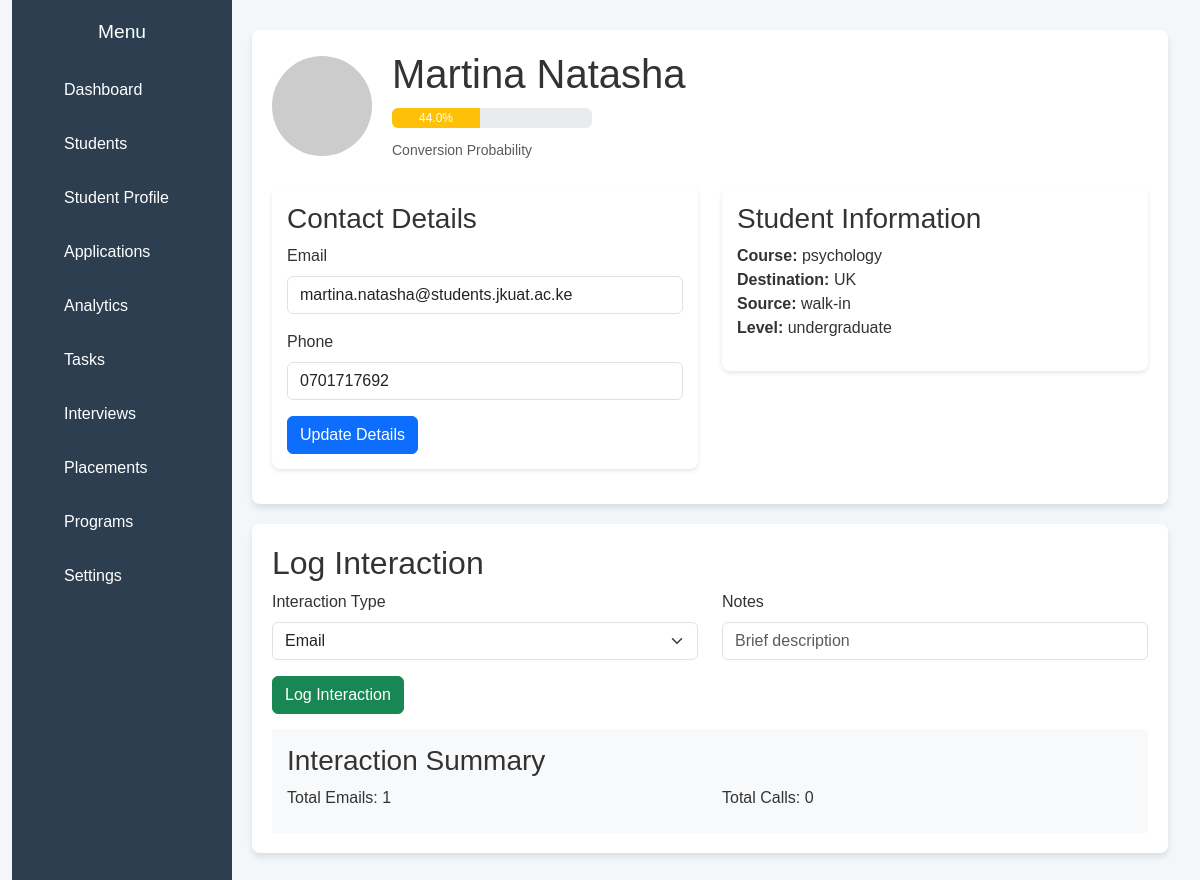
The page /student/Martina Natasha  on the database its author committed.
### tables this page shows
CREATE TABLE students (
            id INTEGER PRIMARY KEY AUTOINCREMENT,
            name TEXT NOT NULL,
            source TEXT NOT NULL,
            response TEXT NOT NULL,
            destination TEXT NOT NULL,
            course_of_study TEXT NOT NULL,
            level_of_study TEXT NOT NULL,
            email TEXT,
            phone TEXT,
            created_at DATETIME,
            conversion_probability FLOAT,
            email_responses INTEGER DEFAULT 0,
            call_responses INTEGER DEFAULT 0
        );

### app.py (the view)
@app.route("/student/<name>")
def student_profile(name):
    student = get_student_by_name(name)
    if student:
        return render_template("profile.html", student=student, page="student_profile")
    return redirect(url_for('students'))

### app.py (called while the page is built)
@app.context_processor
def utility_processor():
    def is_active_page(page):
        return 'active' if request.endpoint == page else ''
    return dict(is_active_page=is_active_page)

### database.py (called while the page is built)
def get_student_by_name(name):
    conn = sqlite3.connect(DB_PATH)
    conn.row_factory = sqlite3.Row
    c = conn.cursor()
    c.execute('SELECT * FROM students WHERE name = ?', (name,))
    student = c.fetchone()
    conn.close()
    return dict(student) if student else None

### templates/profile.html (shortened to what this page needs)
<!DOCTYPE html>
<html lang="en">
<head>
    <link href="https://cdn.jsdelivr.net/npm/bootstrap@5.3.0/dist/css/bootstrap.min.css" rel="stylesheet">
</head>
<body>
    <div class="container">
        <nav class="sidebar">
            <h2>Menu</h2>
            <ul>
              <li><a href="/">Dashboard</a></li>
              <li><a href="/students">Students</a></li>
              <li><a href="/profile">Student Profile</a></li>
              <li><a href="/applications">Applications</a></li>
              <li><a href="/analytics">Analytics</a></li>
              <li><a href="/tasks">Tasks</a></li>
              <li><a href="/interviews">Interviews</a></li>
              <li><a href="/placements">Placements</a></li>
              <li><a href="/programs">Programs</a></li>
              <li><a href="/settings">Settings</a></li>
          </ul>
        </nav>
        <div class="content">
            <div class="profile-section">
                <div class="profile-header">
                    <img class="profile-img" src="https://via.placeholder.com/150" alt="{{ student.name }} Photo">
                    <div>
                        <h1>{{ student.name }}</h1>
                        <div class="conversion-probability">
                            <div class="progress" style="width: 200px;">
                                <div class="progress-bar {% if student.conversion_probability > 70 %}bg-success
                                                      {% elif student.conversion_probability > 40 %}bg-warning
                                                      {% else %}bg-danger{% endif %}"
                                     role="progressbar"
                                     style="width: {{ student.conversion_probability }}%">
                                    {{ student.conversion_probability }}%
                                </div>
                            </div>
                            <small class="text-muted">Conversion Probability</small>
                        </div>
                    </div>
                </div>
                <div class="row mt-4">
                    <div class="col-md-6">
                        <div class="stats-card">
                            <h3>Contact Details</h3>
                            <form action="{{ url_for('update_student_details', name=student.name) }}" method="POST">
                                <div class="mb-3">
                                    <label class="form-label">Email</label>
                                    <input type="email" class="form-control" name="email" value="{{ student.email or '' }}">
                                </div>
                                <div class="mb-3">
                                    <label class="form-label">Phone</label>
                                    <input type="tel" class="form-control" name="phone" value="{{ student.phone or '' }}">
                                </div>
                                <button type="submit" class="btn btn-primary">Update Details</button>
                            </form>
                        </div>
                    </div>
                    <div class="col-md-6">
                        <div class="stats-card">
                            <h3>Student Information</h3>
                            <ul class="list-unstyled">
                                <li><strong>Course:</strong> {{ student.course_of_study }}</li>
                                <li><strong>Destination:</strong> {{ student.destination }}</li>
                                <li><strong>Source:</strong> {{ student.source }}</li>
                                <li><strong>Level:</strong> {{ student.level_of_study }}</li>
                            </ul>
                        </div>
                    </div>
                </div>
            </div>
            <div class="profile-section">
                <h2>Log Interaction</h2>
                <form action="{{ url_for('log_interaction', name=student.name) }}" method="POST">
                    <div class="row">
                        <div class="col-md-6">
                            <div class="mb-3">
                                <label class="form-label">Interaction Type</label>
                                <select class="form-select" name="interaction_type" required>
                                    <option value="email">Email</option>
                                </select>
                            </div>
                        </div>
                        <div class="col-md-6">
                            <div class="mb-3">
                                <label class="form-label">Notes</label>
                                <input type="text" class="form-control" name="notes" placeholder="Brief description">
                            </div>
                        </div>
                    </div>
                    <button type="submit" class="btn btn-success">Log Interaction</button>
                </form>
                <div class="interaction-log">
                    <h3>Interaction Summary</h3>
                    <div class="row">
                        <div class="col-md-6">
                            <p class="mb-2">Total Emails: {{ student.email_responses }}</p>
                        </div>
                        <div class="col-md-6">
                            <p class="mb-2">Total Calls: {{ student.call_responses }}</p>
                        </div>
                    </div>
                </div>
            </div>
        </div>
    </div>
</body>
</html>

### templates/profile.html (style rules this page uses)
*, *::before, *::after { box-sizing: border-box; margin: 0; padding: 0; }
body { font-family: Arial, sans-serif; background-color: #f4f7fa; display: flex; min-height: 100vh; color: #333; }
.container { display: flex; width: 100%; max-width: 1200px; margin: auto; }
.sidebar { width: 220px; background-color: #2c3e50; padding-top: 20px; min-height: 100vh; color: #fff; }
.sidebar h2 { text-align: center; margin-bottom: 20px; font-size: 1.2em; }
.sidebar ul { list-style: none; }
.sidebar ul li a { display: block; padding: 15px 20px; text-decoration: none; color: #fff; transition: background-color 0.3s ease; }
.content { flex: 1; padding: 30px 20px; }
.profile-section { background-color: #fff; border-radius: 8px; padding: 20px; margin-bottom: 20px; box-shadow: 0 4px 6px rgba(0,0,0,0.1); }
.profile-header { display: flex; align-items: center; margin-bottom: 25px; }
.profile-img { width: 100px; height: 100px; border-radius: 50%; margin-right: 20px; object-fit: cover; }
.progress { height: 20px; margin: 10px 0; }
.interaction-log { background: #f8f9fa; padding: 15px; border-radius: 4px; margin-top: 15px; }
.stats-card { background: #fff; padding: 15px; border-radius: 8px; margin-bottom: 15px; box-shadow: 0 2px 4px rgba(0,0,0,0.1); }

### rows shown on the page
students: name "Martina Natasha", conversion_probability "44.0", email "martina.natasha@students.jkuat.ac.ke", phone "0701717692", course_of_study "psychology", destination "UK", source "walk-in", level_of_study "undergraduate", email_responses "1", call_responses "0"
